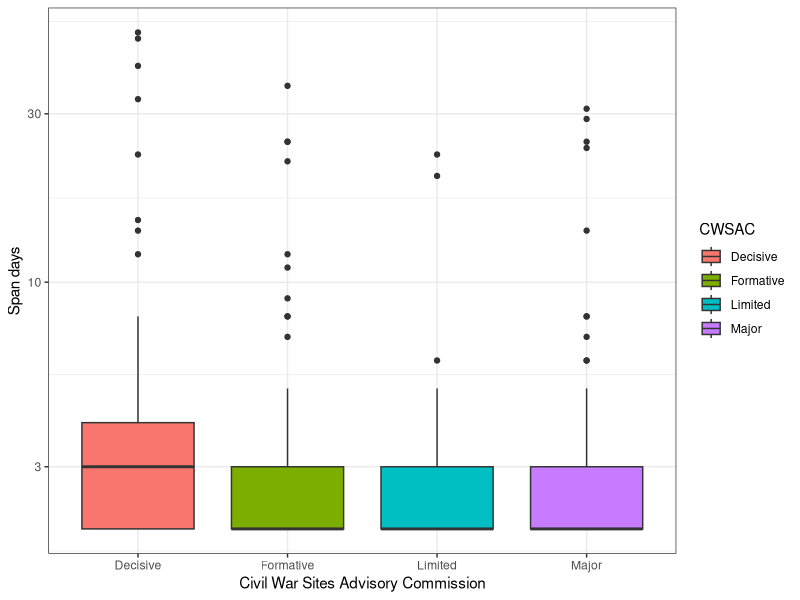
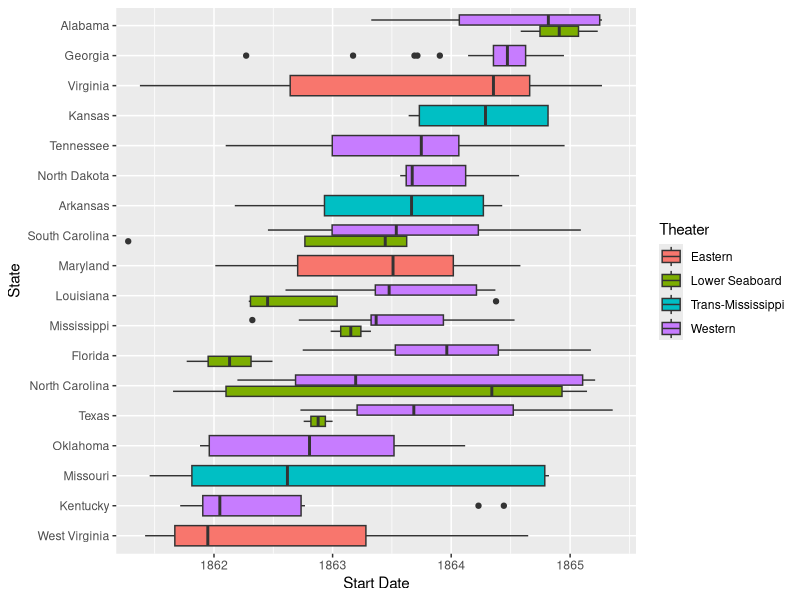

R code for these plots, in order:
## ---- chunk 1
knitr::opts_chunk$set(fig.align  = "center",
                      fig.height = 3, 
                      fig.width  = 5)
## ---- chunk 2
library(readr)
library(tidyverse)
library(lubridate)
library(tidyr)
library(ggthemes)
library(forcats)
## ---- chunk 3
scrabble <- read_tsv(file = "../data/words.txt")
scrabble %>%
  # removed NA
  filter(!is.na(word)) -> scrabble_01 
head(scrabble_01)
## ---- chunk 4
scrabble_01 %>%
  # count the length of word, and count "X" in each word
  mutate(Xcount = str_count(word, "X"),
         count = str_length(word)) -> scrabble_02

scrabble_02 %>%
  arrange(desc(Xcount)) %>%
  filter(Xcount == max(scrabble_02$Xcount)) %>%
  arrange(desc(count)) -> six_longest

head(six_longest)
## ---- chunk 5
scrabble_02 %>%
  # distinguish whether the length of word is odd or even
  mutate(odd_even = if_else(str_length(word) %% 2 == 0, "even", "odd")) %>%
  
  # filter head half, if the length is odd, we remain the middle one of this word.
  mutate(head_h = if_else(odd_even == "even", 
                          str_sub(word, 1, count/2), str_sub(word, 1, floor(count/2)))) %>%

  # filter tail half
  mutate(tail_h = if_else(odd_even == "even",
                          str_sub(word, (count/2)+1, count), str_sub(word, ceiling(count/2)+1, count))) %>%
  # Equal is TRUE, otherwise FALSE, and adding in df
  mutate(Halves = str_detect(head_h, tail_h)) -> scrabble_03

  # count number if Halves is TRUE
scrabble_03 %>%
  filter(Halves == TRUE) %>%
  nrow()
## ---- chunk 6
  # scrabble_02 %>% arrange(desc(count)) -> make sure the longest string is 15 units, 
  # so the half of string is 7 units at most

  # () = group
  #.? = 0 or 1
  # period = any word 
  # \\1 for the match in the first parentheses

scrabble_03 %>% 
  filter(str_detect(word, "^(.|..|...|....|.....|......|.......).?\\1$")) -> Two_Halves

nrow(Two_Halves)
## ---- chunk 7
Two_Halves %>%
  arrange(desc(count)) %>%
  head(1)
## ---- chunk 8
CivilWar <- read_csv(file = "../data/civil_war_theater.csv")
head(CivilWar)
## ---- chunk 9
    year_regex <- stringr::str_c(1861:1865, collapse = "|")
    year_regex
## ---- chunk 10
CivilWar %>%
  mutate(count_Year = str_count(Date, year_regex)) %>%
  select(Battle,count_Year, everything()) -> CivilWar_02

head(CivilWar_02)
## ---- chunk 11
    month.name
  # create each month name with regex first
    month_name <- str_c(month.name, collapse = "|")
    print(month_name)
## ---- chunk 12
CivilWar_02 %>%
  mutate(count_Month = str_count(Date, month_name)) %>%
  select(Battle,count_Year,count_Month, everything()) -> CivilWar_03

head(CivilWar_03)  
## ---- chunk 13
CivilWar_03 %>%
  # str_detect: Match a fixed string, and return TRUE or FALSE
  mutate(Multiple_days = str_detect(Date, "-")) %>%
  select(Battle:count_Month, Multiple_days, everything()) -> CivilWar_04

head(CivilWar_04)
## ---- chunk 14
# df of battles spanning just one day
CivilWar_04 %>%
  filter(Multiple_days == FALSE) -> Battles_one_Day

head(Battles_one_Day)

# df of battles spanning multiple days in just one month
CivilWar_04 %>%
   filter(Multiple_days == TRUE & count_Month == 1) -> Battles_one_Month

head(Battles_one_Month)

# df of battles spanning multiple months but not multiple years
CivilWar_04 %>%
  filter(Multiple_days == TRUE & count_Year == 1 & count_Month != 1) -> Battles_multiple_Months

head(Battles_multiple_Months)

# df of battles spanning multiple years
CivilWar_04 %>%
  filter(count_Year != 1) -> Battles_multiple_Years

head(Battles_multiple_Years)
## ---- chunk 15
Battles_one_Day %>%
  mutate(Start = mdy(Date), End = mdy(Date)) %>%
  select(-Date) -> Battles_one_Day_01

# cancel useless variables
head(Battles_one_Day_01)
## ---- chunk 16
Battles_one_Month %>%
  separate(Date, c("tmp_1", "tmp_2", "tmp_3"), sep = " ") %>%
  separate(tmp_2, c("startdate", "enddate"), sep = "-" ) %>%
# creating Start
  mutate(Starttmp = paste(tmp_1, startdate, tmp_3),
         Start = mdy(Starttmp)) %>% 
# creating End
  mutate(Endtmp = paste(tmp_1, enddate, tmp_3),
         End = mdy(Endtmp)) %>%
# cancel useless variables
  select(-tmp_1, -startdate, -enddate, -tmp_3, -Starttmp, -Endtmp) -> Battles_one_Month_01

head(Battles_one_Month_01)
## ---- chunk 17
Battles_multiple_Months %>%
  separate(Date, c("tmp_1", "tmp_2"), sep = "-") %>%
  separate(tmp_2, c("tmp_3", "tmp_4"), sep = ",") %>%
# creating Start
  mutate(Starttmp = paste(tmp_1, tmp_4),
         Start = mdy(Starttmp)) %>% 
# creating End
  mutate(Endtmp = paste(tmp_3, tmp_4),
         End = mdy(Endtmp)) %>%
# cancel useless variables
  select(-tmp_1, -tmp_3, -tmp_4, -Starttmp, -Endtmp) -> Battles_multiple_Months_01

head(Battles_multiple_Months_01) 
## ---- chunk 18
Battles_multiple_Years %>%
  separate(Date, c("tmp_1", "tmp_2"), sep = "-") %>%
# creating Start and End
  mutate(Start = mdy(tmp_1),
         End = mdy(tmp_2)) %>%
# cancel useless variables
  select(-tmp_1, -tmp_2) -> Battles_multiple_Years_01

head(Battles_multiple_Years_01)
## ---- chunk 19
Battles_one_Day_01 %>%
  # use full_join to combine all df
  full_join(Battles_one_Month_01,
            by = c("Battle", "count_Year", "count_Month", "Multiple_days", "State", "CWSAC", "Theater", "Outcome", "Start", "End")) %>%
  full_join(Battles_multiple_Months_01,
            by = c("Battle", "count_Year", "count_Month", "Multiple_days", "State", "CWSAC", "Theater", "Outcome", "Start", "End")) %>%
  full_join(Battles_multiple_Years_01,
            by = c("Battle", "count_Year", "count_Month", "Multiple_days", "State", "CWSAC", "Theater", "Outcome", "Start", "End")) -> CivilWar_05 # tided all of the battles dates.

head(CivilWar_05)
## ---- chunk 20
CivilWar_05 %>%
  mutate(Span = (End - Start)+1) %>%
  arrange(desc(Span)) -> CivilWar_06

head(CivilWar_06, 1)
## ---- chunk 21
CivilWar_06 %>%
 # recode in "CWSAC" variable
 # the variable type of Period should be numeric
  mutate(CWSAC = recode(CWSAC, "A" = "Decisive",
                               "B" = "Major",
                               "C" = "Formative",
                               "D" =  "Limited"),
 # the variable type of Period should be numeric type so that scale_y_log10() would be worked
         Span = as.numeric(Span)) -> CivilWar_07

# starting to plot  
CivilWar_07 %>%
 # log10 not define 0 (0 day), so we need plus 1 after "Span"

  ggplot(mapping = aes(x = CWSAC, y = Span+1, fill = CWSAC))+
  geom_boxplot()+
  theme_bw()+
  scale_y_log10()+
  xlab("Civil War Sites Advisory Commission")+
  ylab("Span days")

## ---- chunk 22
CivilWar07_SLR <- lm(Span ~ CWSAC, CivilWar_07)
summary(CivilWar07_SLR) 
## ---- chunk 23
CivilWar_07 %>%
  # count Battles of each State and add to new variable
  group_by(State) %>%
  mutate(num_Battles_States = n()) %>%
  # filter out states with two or fewer battles.
  filter(!num_Battles_States  <= 2)  -> CivilWar_08

CivilWar_08 %>%
  # changing each State's name with regex
  # reference: https://www.itread01.com/content/1548936390.html
  mutate(State = str_replace_all(State, 
                                 "^North Dakota \\(Dakota Territory\\s\\sat the time\\)$",
                                 "North Dakota"),
         State = str_replace_all(State,
                                 "^West Virginia \\(Virginia at the time\\)$",
                                 "West Virginia"),
         State = str_replace_all(State,
                                 "^Oklahoma \\(Indian Territory at the time\\)$",
                                 "Oklahoma")) %>%
  # make sure State has factor type that we can use "forcats" package later
  mutate(State = as.factor(State)) -> CivilWar_09
                          
# check each State have been renamed successfully
unique(CivilWar_09$State)
## ---- chunk 24
CivilWar_09 %>%
  # use fct_reorder to reorder the states by the start date. 
  ggplot(mapping = aes(x = fct_reorder(State, Start), y = Start, fill = Theater))+
  # use `coord_flip()` to make horizontal boxplots.
  coord_flip()+
  geom_boxplot()+
  labs(x = "State", y = "Start Date")
